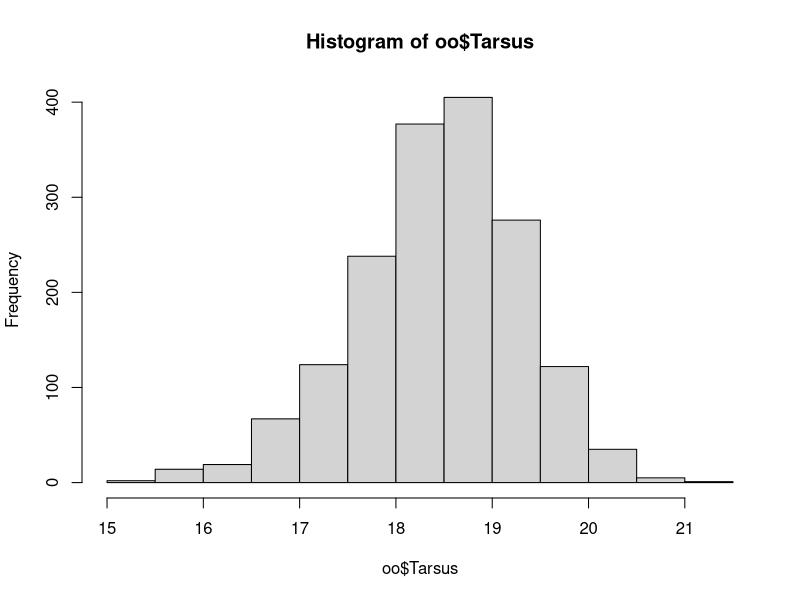
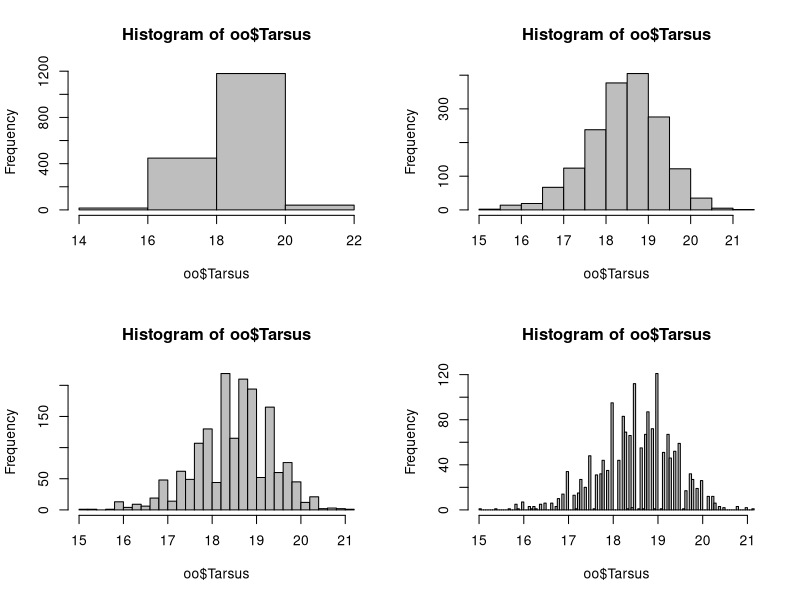
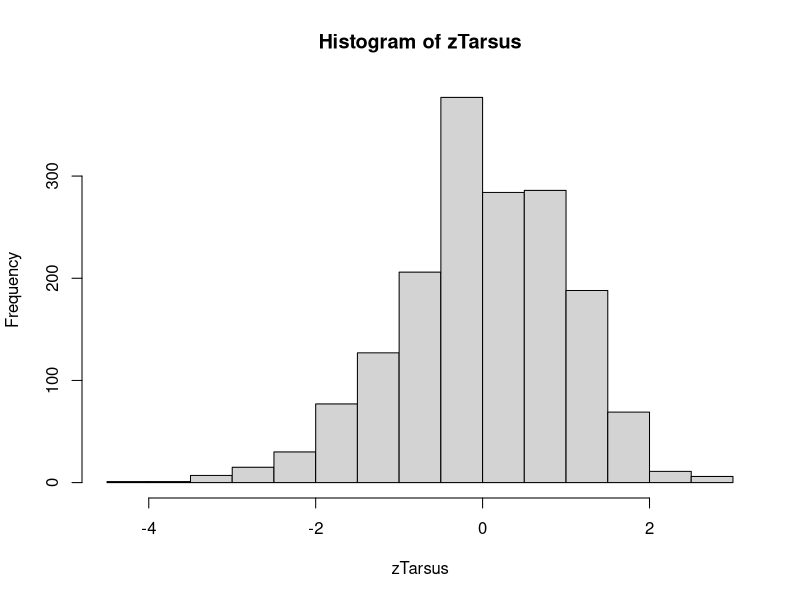
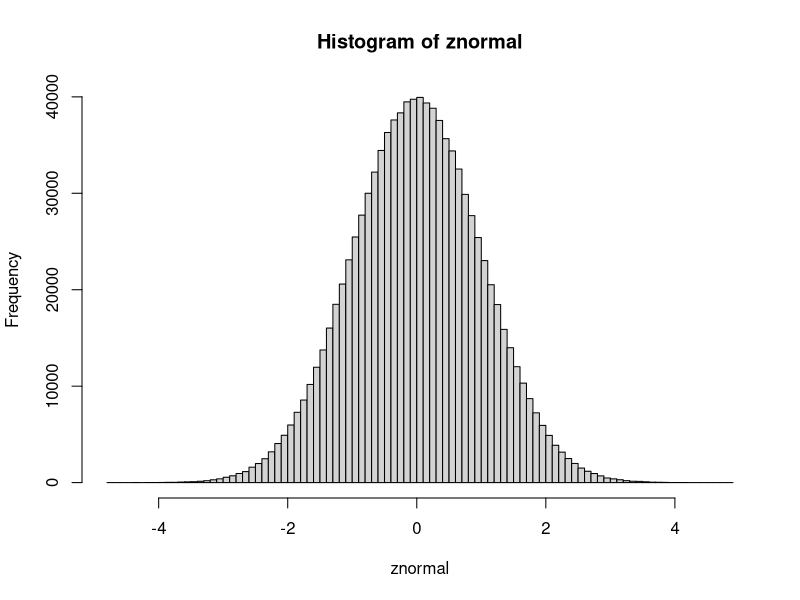

R code for these plots, in order: (Note: this script raises an error after producing the figures.)
oo<-read.table("../Data/SparrowSize.txt", sep = "\t", header = T)
str(oo)
names(oo)
head(oo)
length(oo$Tarsus)
hist(oo$Tarsus)
mean(oo$Tarsus, na.rm=T)
median(oo$Tarsus, na.rm = T)
mode(oo$Tarsus)
a<-as.data.frame(table(oo$Tarsus))
a[,1]<-as.numeric(as.character(a[,1]))
a[which(a[,2]==max(a[,2])),]

mode<-function(NumericCol){
  ## input numeric column
  ## output mode of the column and frequency
  a<-as.data.frame(table(NumericCol))
  a[,1]<-as.numeric(as.character(a[,1]))
  return(a[which(a[,2]==max(a[,2])),])
}
## variance equation
## hedging for imprecision: df=n-1
## square of data --> give more weight for outliers to separate from the rest
######################

par(mfrow=c(2,2))
hist(oo$Tarsus, breaks = 3, col = "grey")
hist(oo$Tarsus, breaks = 10, col = "grey")
hist(oo$Tarsus, breaks = 30, col = "grey")
hist(oo$Tarsus, breaks = 100, col = "grey")

## lec hw
var(oo$Bill, na.rm = T)
sqrt(var(oo$Bill, na.rm = T))
mean(oo$Bill, na.rm = T)

var(oo$Mass, na.rm = T)
sqrt(var(oo$Mass, na.rm = T))
mean(oo$Mass, na.rm = T)

var(oo$Wing, na.rm = T)
sqrt(var(oo$Wing, na.rm = T))
mean(oo$Wing, na.rm = T)

## standardize data column <https://stackoverflow.com/questions/15215457/standardize-data-columns-in-r>

o.0<-subset(oo,is.na(oo$Tarsus)!=T)
length(oo$Tarsus)
library(lme4)
## mlv(o.0$Tarsus)
mean(oo$Tarsus, na.rm=T)
median(oo$Tarsus, na.rm = T)
range(oo$Tarsus, na.rm = T)
range(o.0$Tarsus)
var(oo$Tarsus, na.rm = T)
var(o.0$Tarsus)
sum((o.0$Tarsus-mean(o.0$Tarsus))^2/(length(o.0$Tarsus)-1))
sqrt(var(o.0$Tarsus))
sqrt(0.74)
sd(o.0$Tarsus)
zTarsus<-(o.0$Tarsus-mean(o.0$Tarsus))/sd(o.0$Tarsus)
var(zTarsus)
sd(zTarsus)
par(mfrow=c(1,1))
hist(zTarsus)
set.seed(123)
znormal<-rnorm(1e6)
hist(znormal, breaks = 100)
summary(znormal)
qnorm(c(.025, .975))
pnorm(.Last.value)
par(mfrow=c(1,2))
hist(znormal, breaks = 100)
abline(v=qnorm(c(.25,.5,.75)), lwd=2)
abline(v=qnorm(c(.025, .975)), lty="dotted", col="black")
plot(density(znormal))
abline(h=0, lwd=3, col="blue")
text(2,.3,"1.96",col = "red",adj = 0)
text(-2,.3,"-1.96",col = "red",adj = 1)

boxplot(oo$Tarsus~oo$Sex.1, col=c("red","blue"), ylab = "Tarsus length (mm)")
